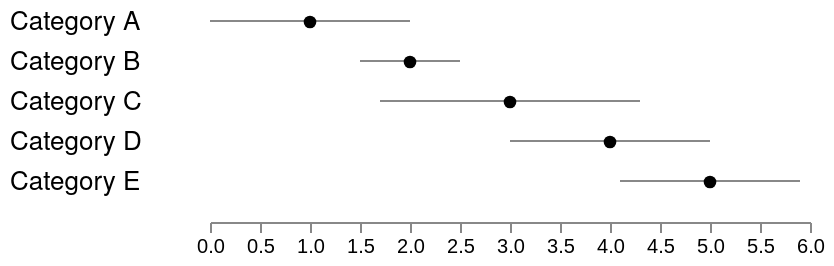

Vega-Lite specification for this chart:
### Vega specification from a JSON file in a GitHub repository (floating-point values rounded to 4 significant figures)
{"width": 400, "height": 100, "padding": 5, "data": [{"name": "aggregate", "values": [{"label": "Category A", "mean": 1, "lo": 0, "hi": 2}, {"label": "Category B", "mean": 2, "lo": 1.5, "hi": 2.5}, {"label": "Category C", "mean": 3, "lo": 1.7, "hi": 4.3}, {"label": "Category D", "mean": 4, "lo": 3, "hi": 5}, {"label": "Category E", "mean": 5, "lo": 4.1, "hi": 5.9}]}], "scales": [{"name": "y", "type": "band", "range": "height", "domain": {"data": "aggregate", "field": "label"}, "zero": true}, {"name": "x", "type": "linear", "domain": {"data": "aggregate", "field": "hi"}, "range": [100, 400], "nice": true, "zero": true}], "axes": [{"orient": "bottom", "scale": "x", "count": 6}], "marks": [{"type": "text", "from": {"data": "aggregate"}, "encode": {"enter": {"x": {"value": 0}, "y": {"scale": "y", "field": "label"}, "baseline": {"value": "middle"}, "fill": {"value": "#000"}, "text": {"field": "label"}, "font": {"value": "Helvetica Neue"}, "fontSize": {"value": 13}}}}, {"type": "rect", "from": {"data": "aggregate"}, "encode": {"enter": {"x": {"scale": "x", "field": "lo"}, "x2": {"scale": "x", "field": "hi"}, "y": {"scale": "y", "field": "label", "offset": -1}, "height": {"value": 1}, "fill": {"value": "#888"}}}}, {"type": "symbol", "from": {"data": "aggregate"}, "encode": {"enter": {"x": {"scale": "x", "field": "mean"}, "y": {"scale": "y", "field": "label"}, "size": {"value": 40}, "fill": {"value": "#000"}}}}]}
